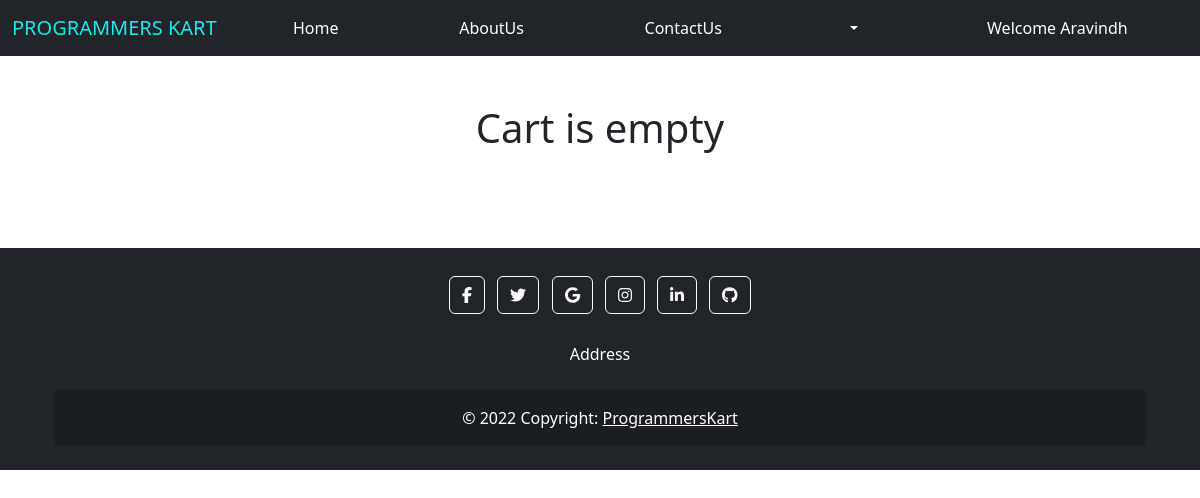
Page /cart/ (signed in) on the earlier database version.
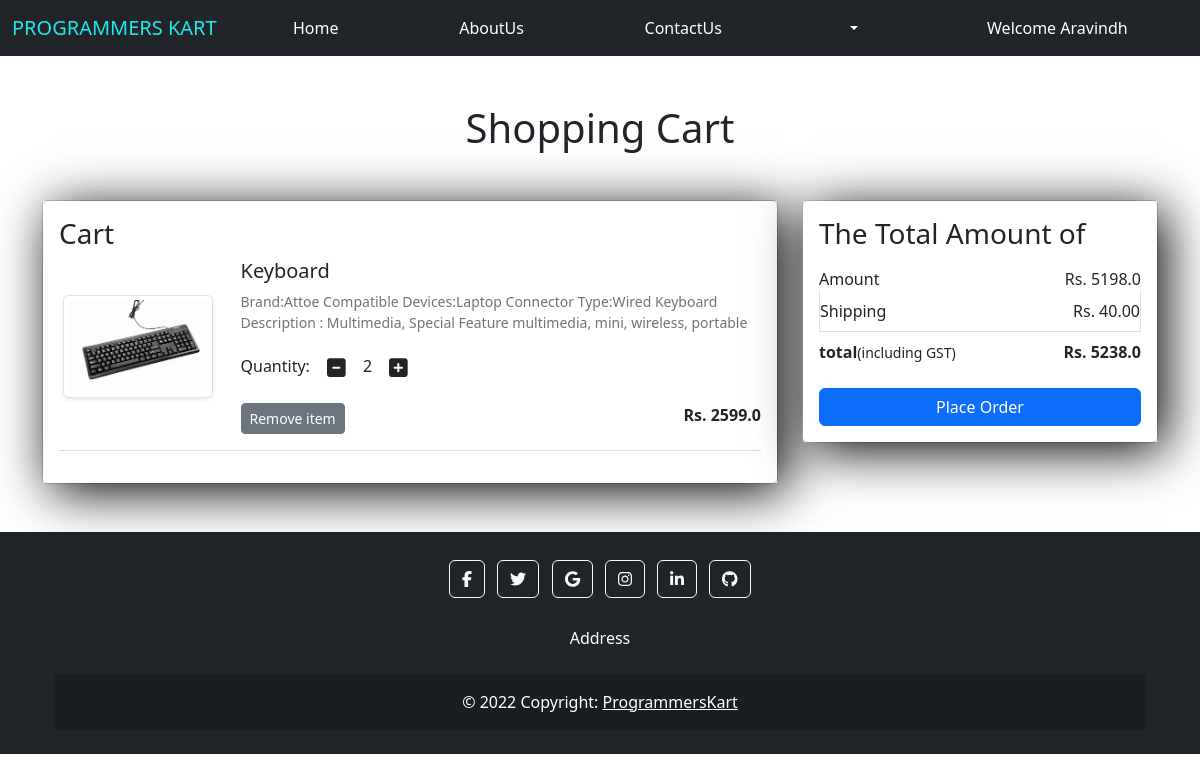
Same page on the later database version.
### proKApp/models.py (models this page shows, shortened)
class Cart(models.Model):
    user = models.ForeignKey(User,on_delete=models.CASCADE)
    product = models.ForeignKey(Product,on_delete=models.CASCADE)
    quantity = models.PositiveIntegerField(default=1)

class Product(models.Model):
    title = models.CharField(max_length=100)
    selling_price = models.FloatField()
    description = models.TextField()
    category = models.CharField(choices=CATEGORY_CHOICES, max_length=2)
    product_image = models.ImageField(upload_to='product')

### proKApp/views.py (the view)
# urls.py: path('cart/',views.show_cart, name='showcart'),
def show_cart(request):
    user = request.user
    cart = Cart.objects.filter(user=user)
    amount=0
    for p in cart:
        value = p.quantity * p.product.selling_price
        amount = amount + value
    totalamount = amount + 40
    return render(request,'apps/addtocart.html',locals())

### proKApp/templates/apps/addtocart.html (shortened to what this page needs)
{%extends 'apps/base.html' %}
{% load static %}
{%block content%}
<div class="container my-5">
<div class="row">
    {% if cart %}
    <h1 class="text-center mb-5">Shopping Cart</h1>
    <div class="col-sm-8">
        <div class="card">
            <div class="card-body">
                <h3>Cart</h3>
                {% for item in cart %}
                <div class="row">
                    <div class="col-sm-3 text-center align-self-center">
                        <img src="{{item.product.product_image.url}}" alt="" class="img-fluid img-thumbnail shadow-sm" height="150" width="150">
                    </div>
                    <div class="col-sm-9">
                        <div>
                            <h5>{{item.product.title}}</h5>
                            <p class="mb-2 text-muted small">{{item.product.description}}</p>
                            <div class="my-3">
                                <label for="quantity">Quantity: </label>
                                <a class="minus-cart btn" pid={{item.product.id}}><i class="fas fa-minus-square fa-lg"></i></a>
                                    <span id="quantity">{{item.quantity}}</span>
                                <a class="plus-cart btn" pid="{{item.product.id}}"><i class="fas fa-plus-square fa-lg"></i></a>
                            </div>
                            <div class="d-flex justify-content-between">
                                <a href="#" class="remove-cart btn btn-sm btn-secondary mr-3" pid="{{item.product.id}}">Remove item</a>
                                <p class="mb-0"><span><strong>Rs. {{item.product.selling_price}}</strong></span></p>
                            </div>
                        </div>
                    </div>
                </div>
                <hr class="text-muted">
                {% endfor %}
            </div>
        </div>
    </div>
    <div class="col-sm-4">
        <div class="card">
            <div class="card-body">
                <h3>The Total Amount of</h3>
                <ul class="list-group">
                    <li class="list-group-item d-flex justify-content-between align-items-center border-0 px-0 pb-0">Amount <span id="amount">Rs. {{amount}}</span></li>
                    <li class="list-group-item d-flex justify-content-between align-items-center px-0">Shipping <span>Rs. 40.00</span></li>
                    <li class="list-group-item d-flex justify-content-between align-items-center border-0 px-0 mb-3">
                        <div>
                            <strong>total</strong><small>(including GST)</small>
                        </div>
                        <span id="totalamount"><strong>Rs. {{totalamount}}</strong></span>
                    </li>
                </ul>
                <div class="d-grid"><a href="{% url 'checkout' %}" class="btn btn-primary">Place Order</a></div>
            </div>
        </div>
    </div>
    {%else%}
        <h1 class="text-center mb-5">Cart is empty</h1>
    {%endif%}
</div>
</div>
{%endblock content%}

Differences in the rows shown:
added Cart: product.product_image (picture), product "Keyboard", product.description "Brand:Attoe Compatible Devices:Laptop Connector Type:Wired Keyboard Description : Multimedia, Special Feature multimedia, mini, wireless, portable", quantity "2", product.selling_price "2599.0"
Other differences:
{{ amount }}: (not shown) → "5198.0"
{{ totalamount }}: (not shown) → "5238.0"
text no longer shown: "Cart is empty"
text now shown: "Shopping Cart Cart The Total Amount of Amount Rs. Shipping Rs. 40.00 total (including GST) Rs. Place Order"
